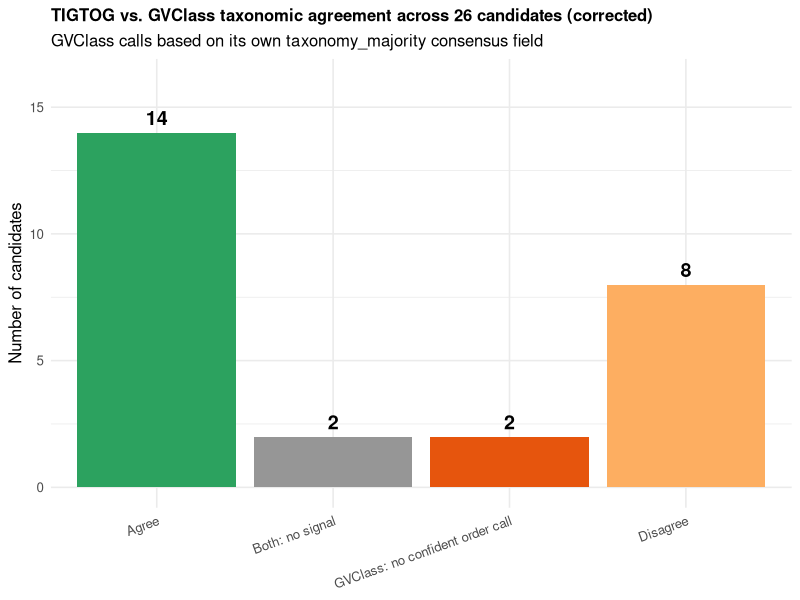
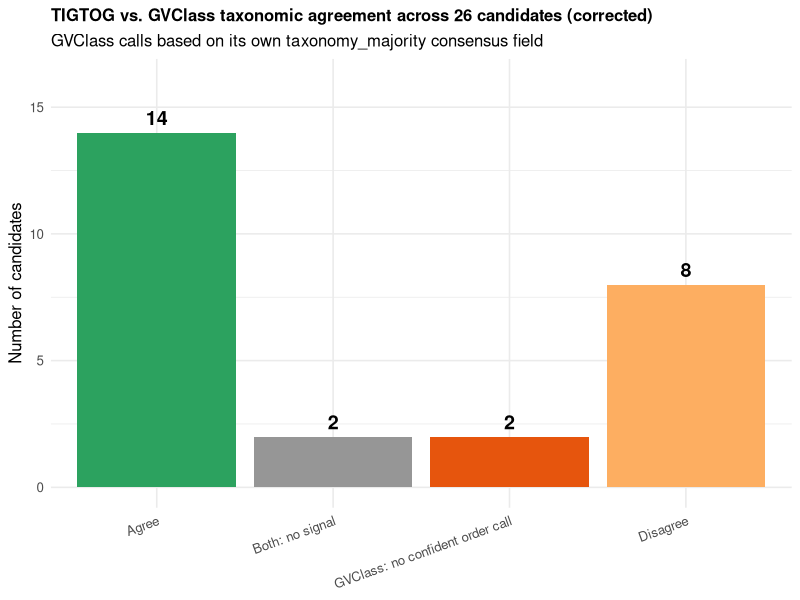

R code for these plots, in order:
# ===================================================================
# Script: 06_taxonomy_agreement_CORRECTED.R
# Purpose: TIGTOG vs. GVClass agreement summary (Figure 6) + detail table
# CORRECTED VERSION: uses GVClass's own taxonomy_majority column
# (its own designed consensus-confidence field) rather than extracting
# the first NCLDV-prefixed substring from the raw percentage breakdown,
# which incorrectly credited GVClass with an order-level call it did
# not actually make for several candidates (e.g. NODE_8, NODE_78).
# Requires: tigtog_results_v5.prediction_result.tsv, gvclass_summary.tsv
# ===================================================================

library(dplyr)
library(stringr)
library(ggplot2)

tigtog <- read.table("tigtog_results_v5.prediction_result.tsv", header = TRUE, sep = "\t", stringsAsFactors = FALSE)
gvclass <- read.table("gvclass_summary.tsv", header = TRUE, sep = "\t", stringsAsFactors = FALSE)
stopifnot(nrow(tigtog) == 26, nrow(gvclass) == 26)

tigtog_clean <- tigtog %>%
  transmute(candidate = str_replace(Sequence, "_length.*", ""), tigtog_order = Predicted_Order)

# Extract the order-level ('o_') component specifically from GVClass's own
# taxonomy_majority column. A blank value after 'o_' means GVClass itself
# did not reach a confident order-level majority call for that candidate.
extract_order <- function(taxonomy_majority_string) {
  parts <- str_split(taxonomy_majority_string, ";")[[1]]
  order_part <- parts[str_starts(parts, "o_")]
  order_val <- str_remove(order_part, "^o_")
  if (length(order_val) == 0 || order_val == "" || is.na(order_val)) {
    return("No confident order-level call")
  }
  return(order_val)
}

gvclass_clean <- gvclass %>%
  rowwise() %>%
  mutate(
    candidate = str_replace(query, "_length.*", ""),
    gvclass_order_raw = order,                       # raw percentage breakdown, kept for reference
    gvclass_majority_raw = taxonomy_majority,          # GVClass's own consensus field, kept for reference
    gvclass_order = extract_order(taxonomy_majority)
  ) %>%
  ungroup() %>%
  select(candidate, gvclass_order, gvclass_order_raw, gvclass_majority_raw)

comparison <- inner_join(tigtog_clean, gvclass_clean, by = "candidate")
stopifnot(nrow(comparison) == 26)

comparison$agreement <- case_when(
  comparison$tigtog_order == "Not_GV" & comparison$gvclass_order == "No confident order-level call" ~ "Both: no signal",
  comparison$gvclass_order == "No confident order-level call" ~ "GVClass: no confident order call",
  comparison$tigtog_order == comparison$gvclass_order ~ "Agree",
  TRUE ~ "Disagree"
)

message("CORRECTED agreement summary (using GVClass's own taxonomy_majority field):")
print(table(comparison$agreement))

message("\nFull candidate-by-candidate table:")
print(comparison %>% select(candidate, tigtog_order, gvclass_order, agreement))

comparison$agreement <- factor(comparison$agreement,
  levels = c("Agree", "Both: no signal", "GVClass: no confident order call", "Disagree"))
summary_counts <- comparison %>% count(agreement)

p_agree <- ggplot(summary_counts, aes(x = agreement, y = n, fill = agreement)) +
  geom_col() +
  geom_text(aes(label = n), vjust = -0.5, size = 5, fontface = "bold") +
  scale_fill_manual(values = c(
    "Agree" = "#2ca25f", "Both: no signal" = "#969696",
    "GVClass: no confident order call" = "#e6550d", "Disagree" = "#fdae61"
  ), guide = "none") +
  labs(title = "TIGTOG vs. GVClass taxonomic agreement across 26 candidates (corrected)",
       subtitle = "GVClass calls based on its own taxonomy_majority consensus field",
       x = NULL, y = "Number of candidates") +
  ylim(0, max(summary_counts$n) * 1.15) +
  theme_minimal(base_size = 12) +
  theme(plot.title = element_text(size = 12, face = "bold"),
        axis.text.x = element_text(angle = 20, hjust = 1))

ggsave("Figure6_taxonomy_agreement.pdf", plot = p_agree, width = 8, height = 6, dpi = 300)
ggsave("Figure6_taxonomy_agreement.png", plot = p_agree, width = 8, height = 6, dpi = 300)

write.csv(
  comparison %>% select(candidate, tigtog_order, gvclass_order, gvclass_order_raw, gvclass_majority_raw, agreement) %>% arrange(agreement, candidate),
  "Table_taxonomy_comparison_detail.csv", row.names = FALSE
)
message("\nDone. Compare against the original Figure 6 (15 Agree / 2 no-signal / 1 non-NCLDV / 8 Disagree).")
